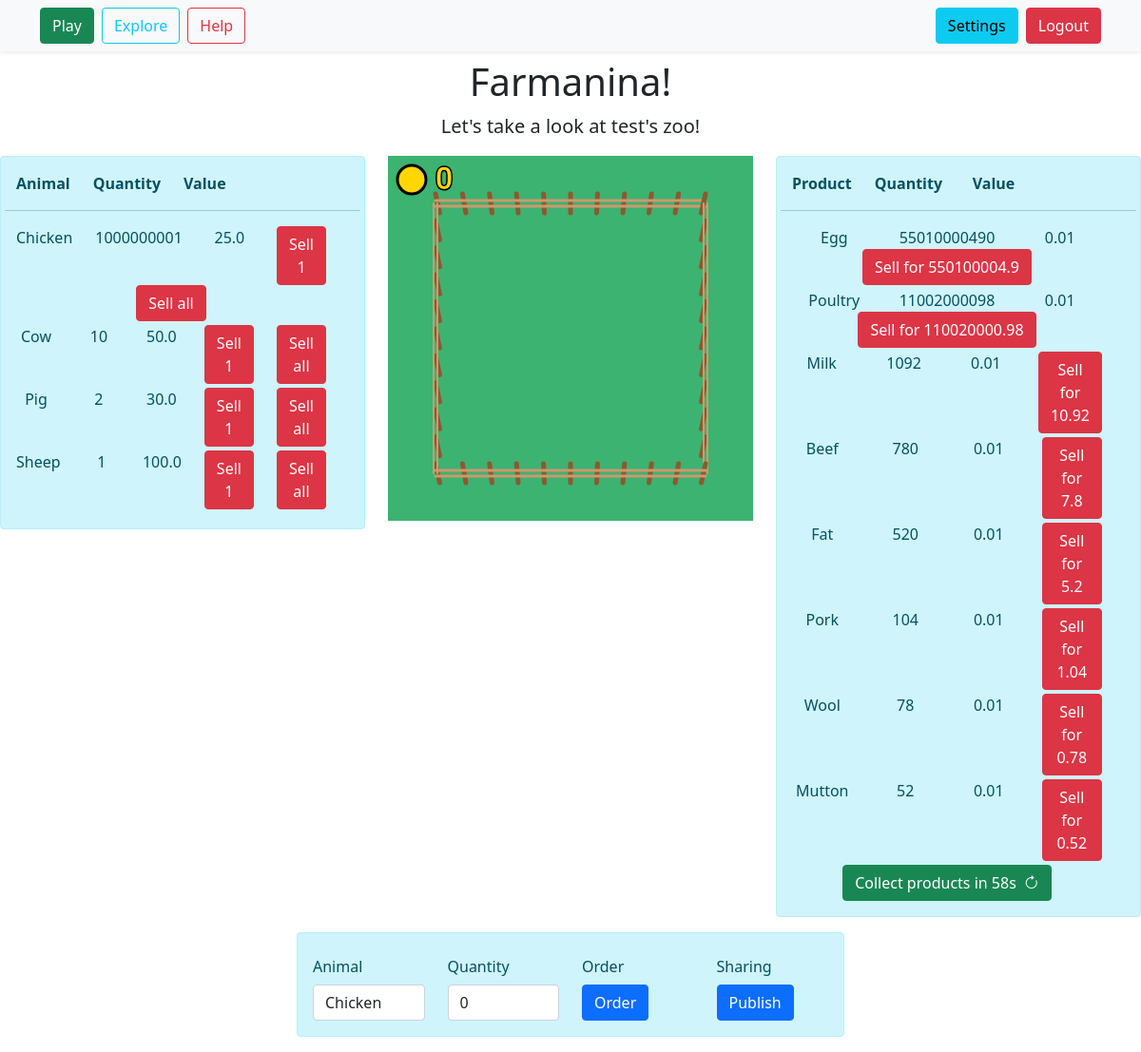
The app's page /play (signed in), older data.
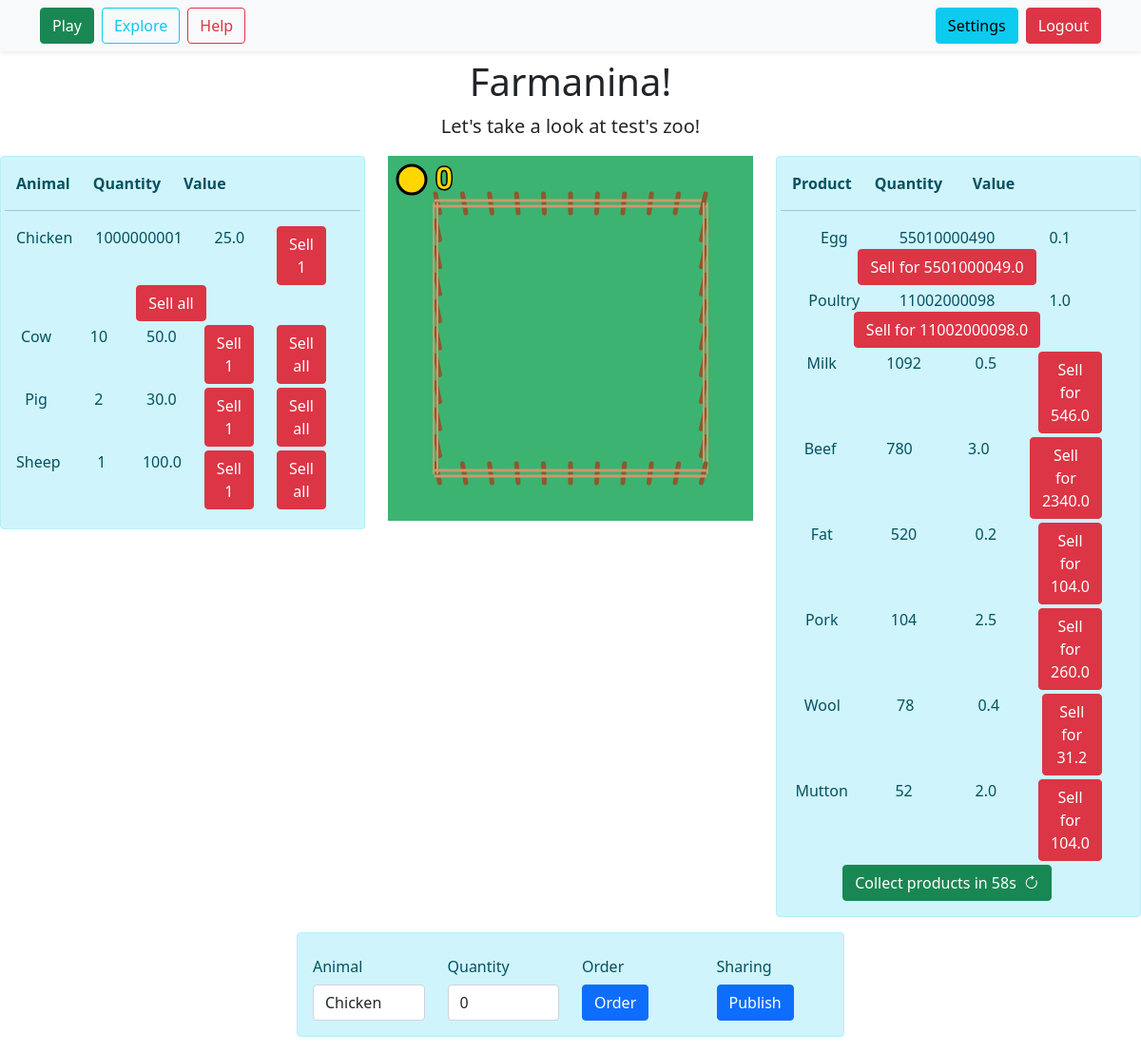
The same page, newer data.
### app/models.py (models this page shows)
class UserSettings(db.Model):
    id = db.Column(db.Integer, primary_key=True)
    name = db.Column(db.String(1000))
    theme = db.Column(db.String(20))
    user_id = db.Column(db.Integer, db.ForeignKey('user.id'), nullable=False)

class UserProducts(db.Model):
    id = db.Column(db.Integer, primary_key=True)
    user_id = db.Column(db.Integer, db.ForeignKey("user.id"))
    animal_product_id = db.Column(db.Integer, db.ForeignKey("animal_product.id"))
    quantity = db.Column(db.Integer, nullable=False)

class AnimalProduct(db.Model):
    id = db.Column(db.Integer, primary_key=True)
    name = db.Column(db.String(100))
    value = db.Column(db.Integer)

class UserAnimals(db.Model):
    id = db.Column(db.Integer, primary_key=True)
    user_id = db.Column(db.Integer, db.ForeignKey("user.id"))
    animal_id = db.Column(db.Integer, db.ForeignKey("animal.id"))
    quantity = db.Column(db.Integer, nullable=False)

class Animal(db.Model):
    id = db.Column(db.Integer, primary_key=True)
    name = db.Column(db.String(100))
    value = db.Column(db.Integer)

### app/views.py (the view)
@app.route("/play", methods=["GET"])
@login_required
def play():
    c_css = "play/play"
    form = GameAnimalCommandForm()
    user_data = models.UserData.query.get(int(current_user.id))
    if user_data.game_setup != 1:
        logging.warning(f"USER ID {current_user.id} has never played before! Setting up relevant tables")
        setupGame()
    animals = [(a.id, f"{a.name}") for a in models.Animal.query.all()]
    form.animal.choices = animals
    products = db.session.execute("SELECT name, quantity, value "
                                  "FROM user_products, animal_product "
                                  "WHERE user_products.animal_product_id = animal_product.id "
                                  "AND user_products.user_id = :uid", {"uid": current_user.id})
    animals = db.session.execute("SELECT name, quantity, value "
                                 "FROM user_animals, animal "
                                 "WHERE user_animals.animal_id = animal.id "
                                 "AND user_animals.user_id = :uid", {"uid": current_user.id})
    db.session.flush()
    return render_template("game/play.html",
                           title="Zoomania",
                           current_path="/play",
                           dev=False,
                           user=current_user,
                           user_settings=get_user_settings(),
                           custom_css=c_css,
                           form=form,
                           products=products,
                           animals=animals
                           ), 200

### app/forms.py
class GameAnimalCommandForm(Form):
    animal = SelectField("Animal", validators=[InputRequired()])
    quantity = IntegerField("Quantity", validators=[InputRequired(), NumberRange(min=1)])
    command = SelectField("Order", choices=[("buy", "Buy"), ("sell", "Sell")], validators=[InputRequired()])

### app/__init__.py (called while the page is built)
@login_manager.user_loader
def load_user(user_id):
    return models.User.query.get(int(user_id))

### app/utils.py (called while the page is built)
def get_user_settings():
    if current_user.is_authenticated:
        current_user_db = models.User.query.filter_by(username=current_user.username).first()
        current_user_settings = models.UserSettings.query.filter_by(user_id=current_user_db.id).first()
        return current_user_settings
    return None

### app/views.py (called while the page is built)
@app.before_request
def make_session_permanent():
    session.permanent = False

### app/templates/game/play.html (shortened to what this page needs)
{% extends "basic_center.html" %}
{% block centered_content %}
    <div class="text-center" id="top-div">
        <h1>Farmanina!</h1>
        <p class="lead">Let's take a look at <b>{{ user_settings.name }}'s</b> zoo!</p>
    </div>
{% endblock %}
{% block noncentered_content %}
    <div class="row justify-content-center row-cols-sm-1 row-cols-xl-3">
        <div class="col-sm-4 order-sm-1">
            <div class="justify-content-center d-flex mb-3">
                <div class="canvas-container justify-content-center d-flex">
                </div>
            </div>
        </div>
        <div class="col order-sm-2">
            <div class="justify-content-center d-flex">
                <div class="canvas-container justify-content-center d-flex">
                    <div class="alert alert-info canvas">
                        <div id="product-list" class="row">
                            <div class="row mb-3 text-center">
                                <div class="col"><b>Product</b></div>
                                <div class="col"><b>Quantity</b></div>
                                <div class="col"><b>Value</b></div>
                                <div class="col"><b></b></div>
                            </div>
                            <hr>
                            {% for prod in products %}
                                <div class="row mb-1 text-center">
                                    <div class="col">{{ prod[0] }}</div>
                                    <div class="col" id="{{ prod[0]}}-quantity">{{ prod[1] }}</div>
                                    <div class="col">{{ prod[2] * 0.01 }}</div>
                                    {% set sell_price = prod[1] * prod[2] * 0.01 %}
                                    {% if sell_price %}
                                        <div class="col"><button id="{{ prod[0]}}-btn1" class="btn btn-danger sell-btn" onclick="sell('{{ prod[0] }}', -1)">Sell for {{ sell_price }}</button></div>
                                    {% else %}
                                        <div class="col sell-btn"><button id="{{ prod[0]}}-btn1" class="btn btn-danger sell-btn" disabled>
                                            Sell
                                            <span class="tooltip">You don't have enough "{{ prod[0] }}" to sell!</span>
                                        </button></div>
                                    {% endif %}
                                </div>
                            {% endfor %}
                            <div class="row justify-content-center">
                                <div class="col mx-5 d-flex justify-content-center">
                                    <button class="btn btn-success d-flex" onclick="refreshProducts()">Collect products&nbsp;<span id="refresh-ctr">in 60s</span><i class="ms-2 bi bi-arrow-clockwise"></i></button>
                                </div>
                            </div>
                        </div>
                    </div>
                </div>
            </div>
        </div>
        <div class="col order-sm-0">
            <div class="justify-content-center d-flex">
                <div class="canvas-container justify-content-center d-flex">
                    <div class="alert alert-info canvas">
                        <div id="product-list" class="row">
                        <div class="row mb-3 text-center">
                            <div class="col"><b>Animal</b></div>
                            <div class="col"><b>Quantity</b></div>
                            <div class="col"><b>Value</b></div>
                            <div class="col"><b></b></div>
                            <div class="col"><b></b></div>
                        </div>
                        <hr>
                        {% for prod in animals %}
                            <div class="row mb-1 text-center">
                                <div class="col">{{ prod[0] }}</div>
                                <div class="col" id="{{ prod[0]}}-quantity">{{ prod[1] }}</div>
                                <div class="col">{{ prod[2] * 0.5 }}</div>
                                {% set sell_price = prod[1] * prod[2] %}
                                {% if sell_price %}
                                    <div class="col"><button id="{{ prod[0]}}-btn1" class="btn btn-danger sell-btn" onclick="sell('{{ prod[0] }}', 1)">Sell 1</button></div>
                                    <div class="col"><button id="{{ prod[0]}}-btn2" class="btn btn-danger sell-btn" onclick="sell('{{ prod[0] }}', -1)">Sell all </button></div>
                                {% endif %}
                            </div>
                        {% endfor %}
                        </div>
                    </div>
                </div>
            </div>
        </div>
    </div>
    <div class="container justify-content-center d-flex">
        <div class="canvas-container justify-content-center d-flex">
            <div class="alert alert-info canvas">
                    <div class="row row-cols-4 ">
                        <div class="col">
                            {{ form.animal.label(class_="col-form-label") }}
                        </div>
                        <div class="col">
                            {{ form.quantity.label(class_="col-form-label") }}
                        </div>
                        <div class="col">
                            {{ form.command.label(class_="col-form-label") }}
                        </div>
                        <div class="col">
                            <label class="col-form-label">Sharing</label>
                        </div>
                        <div class="col">
                            {{ form.animal(class_="form-control") }}
                        </div>
                        <div class="col">
                            {{ form.quantity(class_="form-control",pattern="[0-9]*",inputmode="numeric",value=0) }}
                        </div>
                        <div class="col">
                            <button onclick="buyPressed()" class="btn btn-primary">Order</button>
                        </div>
                        <div class="col">
                            <button onclick="screenshotCanvas()" class="btn btn-primary">Publish</button>
                        </div>
                    </div>
            </div>
        </div>
    </div>
{% endblock %}

### app/templates/basic_center.html
{% extends "base.html" %}
{% block content %}
    <div class="container">
        {% block centered_content %}
        {% endblock %}
    </div>
    <div class="container-flex">
        {% block noncentered_content %}
        {% endblock %}
    </div>
{% endblock %}

### app/templates/base.html (shortened to what this page needs)
<!DOCTYPE html>
<html lang="en">
    <head>
        {% include "styles.html" %}
    </head>
    <body>
        {% include "navbar.html" %}
        {% block content %}
        {% endblock %}
    </body>
</html>

### app/templates/styles.html (shortened to what this page needs)
<link rel="stylesheet" href="/static/css/base.css">
<link rel="stylesheet" href="/static/css/bootstrap.css">
<link rel="stylesheet" href="https://cdn.jsdelivr.net/npm/bootstrap-icons@1.7.2/font/bootstrap-icons.css">
{% if custom_css %}
    <link rel="stylesheet" href="/static/css/{{ custom_css }}.css">
{% endif %}
{% if user_settings.theme %}
    <link rel="stylesheet" href="/static/css/{{ user_settings.theme }}.css">
{% else %}
    <link rel="stylesheet" href="/static/css/light.css">
{% endif %}

### app/templates/navbar.html (shortened to what this page needs)
{% if user_settings.theme == "dark" %}
    {% set theme = "dark" %}
    {% set bg = " bg-dark" %}
{% else %}
    {% set theme = "light" %}
    {% set bg = " bg-light" %}
{% endif %}
{% if current_path == "/play" %}
    {% set play = "" %}
    {% set explore = "-outline" %}
    {% set help = "-outline" %}
{% elif current_path == "/explore" %}
    {% set play = "-outline" %}
    {% set explore = "" %}
    {% set help = "-outline" %}
{% elif current_path == "/help" %}
    {% set play = "-outline" %}
    {% set explore = "-outline" %}
    {% set help = "" %}
{% else %}
    {% set play = "-outline" %}
    {% set explore = "-outline" %}
    {% set help = "-outline" %}
{% endif %}
<nav class="shadow-sm navbar navbar-expand-lg navbar-{{ theme }}{{ bg }} mb-2">
    <div class="container">
    <div class="" id="navbarSupportedContent" style="display: flex !important; flex-basis: auto; flex-grow: 1">
        <ul class="navbar-nav me-auto mb-0 " style="flex-direction: row !important;">
            <li class="nav-item me-2">
                <a class="btn btn{{ play }}-success" aria-current="page" href="/play">Play</a>
            </li>
            <li class="nav-item me-2">
                <a class="btn btn{{ explore }}-info" href="/explore">Explore</a>
            </li>
            <li class="nav-item">
                <a class="btn btn{{ help }}-danger" href="/help">Help</a>
            </li>
        </ul>
        <ul class="navbar-nav" style="flex-direction: row !important;">
            {% if user.is_authenticated %}
            <li class="nav-item me-2">
                <a href="/settings" class="btn btn-info">Settings</a>
            </li>
            <li class="nav-item">
                <a href="/logout" class="btn btn-danger">Logout</a>
            </li>
            {% endif %}
        </ul>
    </div>
    </div>
</nav>

### app/static/css/base.css (style rules this page uses)
:root { --break-sm: 576px; --break-md: 768px; --break-lg: 992px; --break-xl: 1200px; }

### app/static/css/play/play.css (style rules this page uses)
.canvas-container { width: var(--break-sm); }
.canvas { width: 100%; }

Row changes from the older to the newer data that the page shows:
changed through a linked row, UserProducts "Egg": prod[2]*0.01 "0.01" → "0.1"; sell_price "550100004.9" → "5501000049.0"
changed through a linked row, UserProducts "Poultry": prod[2]*0.01 "0.01" → "1.0"; sell_price "110020000.98" → "11002000098.0"
changed through a linked row, UserProducts "Milk": prod[2]*0.01 "0.01" → "0.5"; sell_price "10.92" → "546.0"
changed through a linked row, UserProducts "Beef": prod[2]*0.01 "0.01" → "3.0"; sell_price "7.8" → "2340.0"
changed through a linked row, UserProducts "Fat": prod[2]*0.01 "0.01" → "0.2"; sell_price "5.2" → "104.0"
changed through a linked row, UserProducts "Pork": prod[2]*0.01 "0.01" → "2.5"; sell_price "1.04" → "260.0"
changed through a linked row, UserProducts "Wool": prod[2]*0.01 "0.01" → "0.4"; sell_price "0.78" → "31.2"
changed through a linked row, UserProducts "Mutton": prod[2]*0.01 "0.01" → "2.0"; sell_price "0.52" → "104.0"
